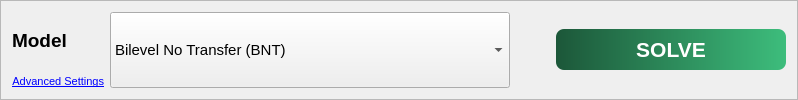
    <widget class="QFrame" name="frame_2">
     <property name="styleSheet">
      <string notr="true"/>
     </property>
     <property name="frameShape">
      <enum>QFrame::StyledPanel</enum>
     </property>
     <property name="frameShadow">
      <enum>QFrame::Raised</enum>
     </property>
     <layout class="QHBoxLayout" name="horizontalLayout">
      <item>
       <layout class="QVBoxLayout" name="verticalLayout">
        <item>
         <widget class="QLabel" name="label">
          <property name="font">
           <font>
            <pointsize>14</pointsize>
            <weight>75</weight>
            <bold>true</bold>
           </font>
          </property>
          <property name="toolTip">
           <string>&lt;html&gt;&lt;head/&gt;&lt;body&gt;&lt;p&gt;&lt;span style=&quot; font-weight:600;&quot;&gt;MODEL&lt;/span&gt; select to use which model is appropriate&lt;/p&gt;&lt;/body&gt;&lt;/html&gt;</string>
          </property>
          <property name="toolTipDuration">
           <number>10000</number>
          </property>
          <property name="styleSheet">
           <string notr="true">qproperty-alignment: AlignRight;</string>
          </property>
          <property name="text">
           <string>Model</string>
          </property>
         </widget>
        </item>
        <item>
         <widget class="QPushButton" name="solveSet_adc_set_btn">
          <property name="font">
           <font>
            <pointsize>8</pointsize>
            <underline>true</underline>
           </font>
          </property>
          <property name="cursor">
           <cursorShape>PointingHandCursor</cursorShape>
          </property>
          <property name="styleSheet">
           <string notr="true">border: none;
background: none;
text-decoration: underline;
color:rgb(0, 0, 255);
text-align: right;</string>
          </property>
          <property name="text">
           <string>Advanced Settings</string>
          </property>
         </widget>
        </item>
       </layout>
      </item>
      <item>
       <widget class="QComboBox" name="model_pick_comboBox">
        <property name="sizePolicy">
         <sizepolicy hsizetype="Preferred" vsizetype="Minimum">
          <horstretch>0</horstretch>
          <verstretch>0</verstretch>
         </sizepolicy>
        </property>
        <property name="minimumSize">
         <size>
          <width>400</width>
          <height>0</height>
         </size>
        </property>
        <property name="maximumSize">
         <size>
          <width>400</width>
          <height>16777215</height>
         </size>
        </property>
        <property name="font">
         <font>
          <pointsize>11</pointsize>
         </font>
        </property>
        <property name="cursor">
         <cursorShape>PointingHandCursor</cursorShape>
        </property>
        <item>
         <property name="text">
          <string>Bilevel No Transfer (BNT)</string>
         </property>
        </item>
       </widget>
      </item>
      <item>
       <widget class="QPushButton" name="solveSet_solve_btn">
        <property name="font">
         <font>
          <pointsize>16</pointsize>
          <weight>75</weight>
          <bold>true</bold>
         </font>
        </property>
        <property name="cursor">
         <cursorShape>PointingHandCursor</cursorShape>
        </property>
        <property name="styleSheet">
         <string notr="true">background: qlineargradient(spread:pad, x1:0, y1:0, x2:1, y2:0, stop:0 rgba(28, 87, 57, 255), stop:1 rgba(61, 189, 124, 255));
color:rgb(255, 255, 255);
border:none;
padding:8px 80px;
border-radius:8;
margin-left:40px;</string>
        </property>
        <property name="text">
         <string>SOLVE</string>
        </property>
       </widget>
      </item>
     </layout>
    </widget>
